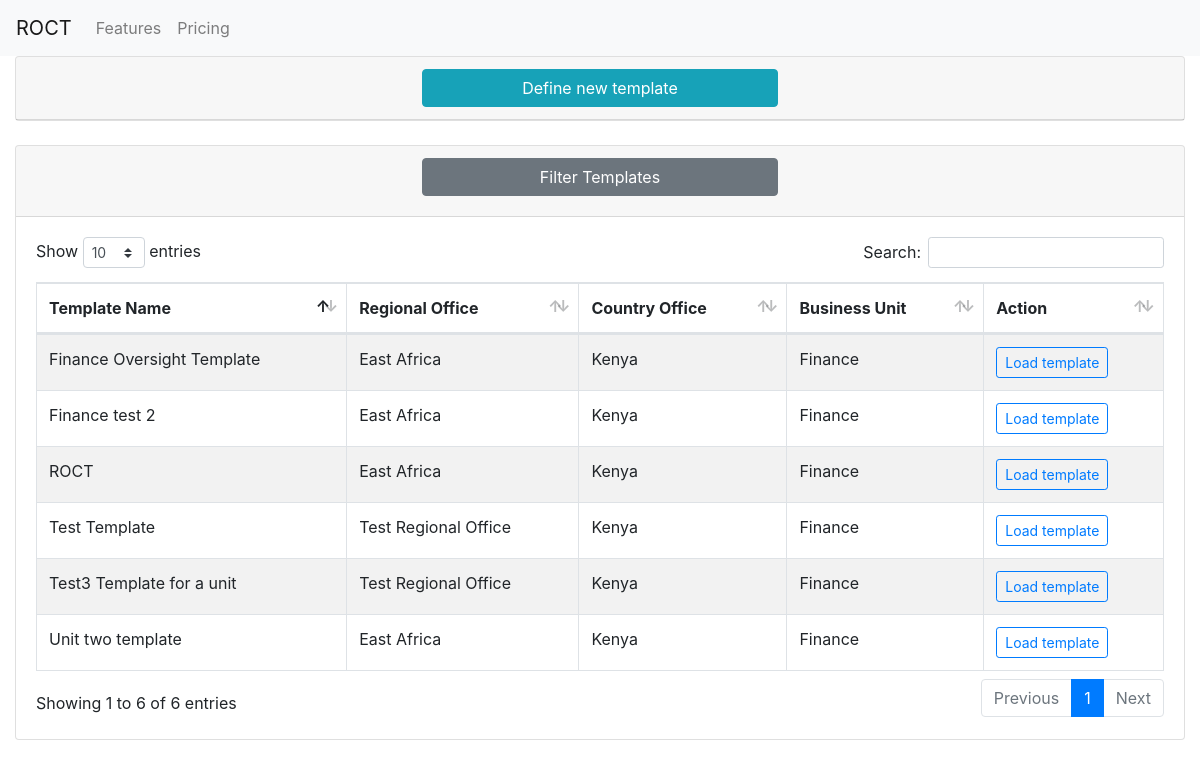
The page / on the database its author committed.
### core/models.py (models this page shows, shortened)
class Template(models.Model):
    template_name = models.CharField(max_length=100, verbose_name="Template Name")
    regional_office = models.ForeignKey("RO", verbose_name="Regional Office", on_delete=models.CASCADE)
    country_office = models.ForeignKey("CO", verbose_name="Country Office", on_delete=models.CASCADE)
    business_unit = models.ForeignKey("BU", verbose_name="Business Unit", on_delete=models.CASCADE)
    class Meta:
        verbose_name = "Template"

class RO(models.Model):
    ro_name = models.CharField(max_length=100, verbose_name="Regional office name")
    class Meta:
        verbose_name = "Regional Office"
    def __str__(self):
        return self.ro_name

class CO(models.Model):
    co_name = models.CharField(max_length=100, verbose_name="Country Office Name")
    class Meta:
        verbose_name = "Country Office"
        verbose_name_plural = "Country Offices"
    def __str__(self):
        return self.co_name

class BU(models.Model):
    bu_name = models.CharField(max_length=100, verbose_name="Unit name")
    class Meta:
        verbose_name = "Business Unit"
    def __str__(self):
        return self.bu_name

### core/views.py (the view)
# urls.py: path('', filterTemplates ,name="filter_templates"),
def filterTemplates(request):
    templates = Template.objects.all()
    template_filter = TemplateFilter(request.GET, queryset=templates)
    form = AddTemplateForm
    context = {
        "templates":template_filter,
        "form":form,
    }
    return render(request, "core/index.html", context)

### core/templates/core/index.html (shortened to what this page needs)
{% extends "core/base.html" %}
{% load crispy_forms_tags %}
{% load widget_tweaks %}
{% load static %}
{% block content %}
<div class="container-fluid">
    <div class="card m-auto">
        <div class="card-header">
            <div class="row">
                <div class="col-md-4"></div>
                <div class="col-md-4">
                    <button class="btn btn-info w-100" data-toggle="collapse" data-target="#addForm">Define new template</button>
                </div>
                <div class="col-md-4"></div>
            </div>
        </div>
    </div>
    <div class="card mt-4">
        <div class="card-header">
            <div class="row">
                <div class="col-md-4"></div>
                <div class="col-md-4">
                    <a class="card-link" style="color: black" data-toggle="collapse" href="#collapseOne">
                        <h4 style="margin-top: 0" class="btn btn-block btn-secondary">Filter Templates</h4>
                    </a>
                </div>
                <div class="col-md-4"></div>
            </div>
        </div>
        <div class="card-body">
            <table id="template" class="table table-striped table-bordered">
                <thead>
                    <tr>
                        <th>Template Name</th>
                        <th>Regional Office</th>
                        <th>Country Office</th>
                        <th>Business Unit</th>
                        <th>Action</th>
                    </tr>
                </thead>
                <tbody>
                    {% for template in templates.qs %}
                    <tr>
                        <td>{{ template.template_name }}</td>
                        <td>{{ template.regional_office }}</td>
                        <td>{{ template.country_office }}</td>
                        <td>{{ template.business_unit }}</td>
                        <td>
                            <a href="{% url "load_template" template.id %}"><button
                                    class="btn btn-outline-primary btn-sm">Load template</button>
                            </a>
                        </td>
                    </tr>
                    {% endfor %}
                </tbody>
            </table>
            </div>
    </div>
{% endblock %}

### rows shown on the page
Template: template_name "Finance Oversight Template", regional_office "East Africa", country_office "Kenya", business_unit "Finance"
Template: template_name "Test Template", regional_office "Test Regional Office", country_office "Kenya", business_unit "Finance"
Template: template_name "Unit two template", regional_office "East Africa", country_office "Kenya", business_unit "Finance"
Template: template_name "Test3 Template for a unit", regional_office "Test Regional Office", country_office "Kenya", business_unit "Finance"
Template: template_name "Finance test 2", regional_office "East Africa", country_office "Kenya", business_unit "Finance"
Template: template_name "ROCT", regional_office "East Africa", country_office "Kenya", business_unit "Finance"
